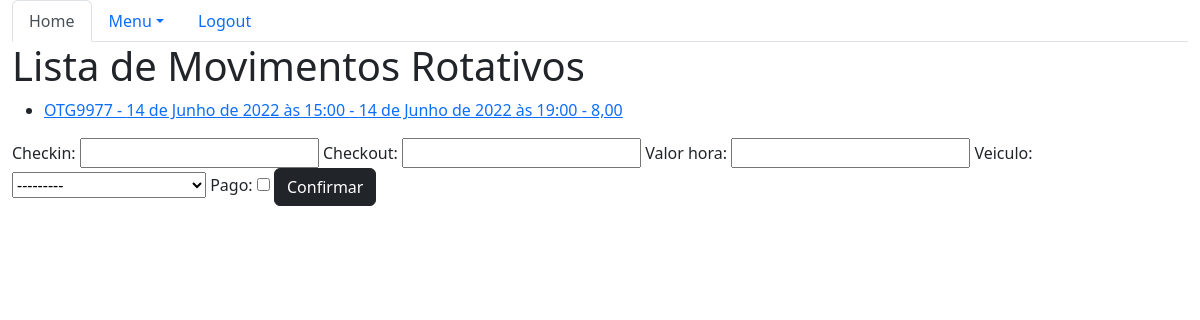
Screenshot of /sistema/mov-rota-list/ with the database file from the repository.
### core/models.py (models this page shows, shortened)
class MovRotativo(models.Model):
    checkin = models.DateTimeField(auto_now=False)
    checkout = models.DateTimeField(auto_now=False, blank=True, null=True)
    valor_hora = models.DecimalField(max_digits=5, decimal_places=2)
    veiculo = models.ForeignKey(Veiculo, on_delete=models.CASCADE)
    pago = models.BooleanField(default=False)
    def horas_total(self):
        return math.ceil((self.checkout - self.checkin).total_seconds() / 3600)
    def total(self):
        return self.valor_hora * self.horas_total()

class Veiculo(models.Model):
    marca = models.ForeignKey(Marca, on_delete=models.CASCADE)
    placa = models.CharField(max_length=7)
    proprietario = models.ForeignKey(Pessoa, on_delete=models.CASCADE)
    cor = models.CharField(max_length=15)
    observacoes = models.TextField()
    def __str__(self):
        return self.marca.nome + ' - ' + self.placa

### core/views.py (the view)
# urls.py: path('mov-rota-list/', lista_movrotativos, name='core_lista_movrotativos'),
def lista_movrotativos(request):
    mov_rota = MovRotativo.objects.all()
    form = MovRotativoForm()
    data = {'mov_rota': mov_rota, 'form': form}
    return render(request, 'core/lista_movrotativos.html', data)

### core/forms.py
class MovRotativoForm(ModelForm):
    class Meta:
        model = MovRotativo
        fields = '__all__'

### core/templates/core/lista_movrotativos.html (shortened to what this page needs)
{% extends 'base.html' %}
{% load bootstrap %}
{% block menu %}
    <ul class="nav nav-tabs">
        <li class="nav-item">
        <a class="nav-link active" aria-current="page" href="{% url 'core_home' %}">Home</a>
        </li>
        <li class="nav-item dropdown">
        <a class="nav-link dropdown-toggle" data-bs-toggle="dropdown" href="#" role="button" aria-expanded="false">Menu</a>
        </li>
        <li class="nav-item">
        <a class="nav-link" href="#">Logout</a>
        </li>
    </ul>
{% endblock menu %}
{% block main %}
  <!DOCTYPE html>
  <html lang="pt-br">
  <head>
  </head>
  <body>
  <div class="row">
    <div class="col">
      <h1>Lista de Movimentos Rotativos</h1>
        <ul>
          {% for mov in mov_rota %}
              <li>
                <a href="{% url 'core_movrotativos_update' mov.id %}">
                  {{mov.veiculo.placa}} - {{mov.checkin}} - {{mov.checkout}} - {{mov.total}}
                </a>
             </li>
          {%endfor%}
        </ul>
        <form action="{% url 'core_movrotativos_novo' %}" method="POST">
            {{ form|bootstrap }}
            <button type="submit" class="btn btn-dark">Confirmar</button>
        </form>
    </div>
  </div>
  </body>
  </html>
{% endblock %}

### rows the page displays
MovRotativo: veiculo.placa "OTG9977", checkin "14 de Junho de 2022 às 15:00", checkout "14 de Junho de 2022 às 19:00", total "8,00"
